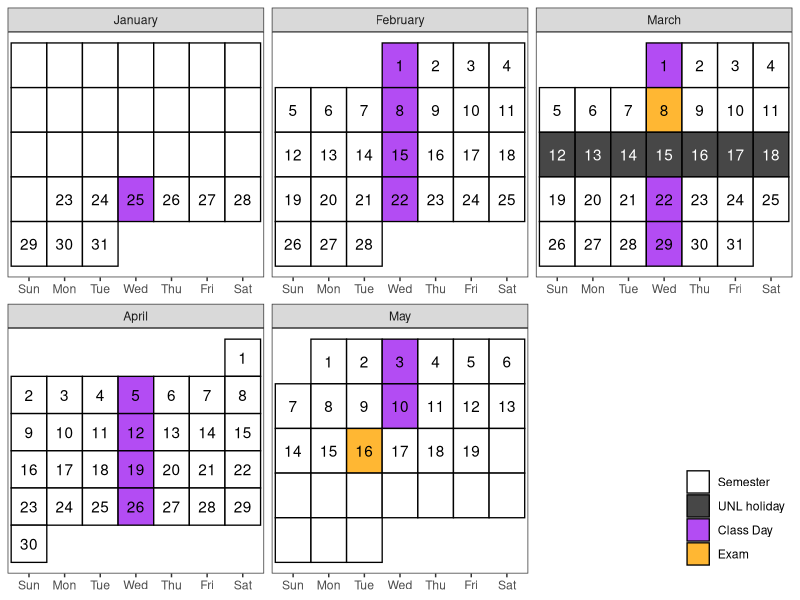

Source code (R):

library(tidyverse)
library(lubridate)

# Create a calendar for your syllabus ----
# Source: http://svmiller.com/blog/2020/08/a-ggplot-calendar-for-your-semester/

# 1) what is the first Monday of the semester?
# Any number of ways to identify dates in R, but we'll use {lubridate} and the ymd() function here.
# Format: YYYYMMDD. In this example, 4 January 2022.

# Weekday(s) of class
class_wdays <- c("Wed")

# Spring Break was 13 March 2022 to 20 March 2022.
not_here_dates <- c(
  # ymd("20220117"),
  # Spring Break
  seq(ymd(20230312),ymd(20230318), by=1))

# You can adjust this as you see fit. Basically: add assignment types (e.g. papers, quizzes).
# My intro class was fairly simple: just exams.
exam_dates <- c(ymd(20230308), ymd(20230516))

# What are the full dates of the semester? Here, I'll exclude exam week as I like to do.
# In this case: 6 January to 23 April
semester_dates <- seq(ymd(20230123), ymd(20230519), by=1)

exam_week <- seq(ymd(20230515), ymd(20230519), by = 1)

# Custom function for treating the first day of the month as the first week 
# of the month up until the first Sunday (unless Sunday was the start of the month)
wom <- function(date) {
  first <- wday(as.Date(paste(year(date),month(date),1,sep="-")))
  return((mday(date)+(first-2)) %/% 7+1)
}

# Create a data frame of dates, assign to Cal
Cal <- tibble(date = seq(ymd(20230101), ymd(20230530), by=1))  %>%
  mutate(mon = lubridate::month(date, label=T, abbr=F), # get month label
         wkdy = weekdays(date, abbreviate=T), # get weekday label
         wkdy = fct_relevel(wkdy, "Sun", "Mon", "Tue", "Wed", "Thu","Fri","Sat"), # make sure Sunday comes first
         semester = date %in% semester_dates, # is date part of the semester?
         exams = date %in% exam_dates, # is it an exam?
         not_here = date %in% not_here_dates, # is it a day off?
         exam_wk = date %in% exam_week,
         day = lubridate::mday(date), # get day of month to add later as a label
         # Below: our custom wom() function
         week = wom(date))

# Create a category variable, for filling.
# I can probably make this a case_when(), but this will work.

Cal <- Cal %>%
  mutate(category = case_when(
    exams ~ "Exam",
    not_here ~ "UNL holiday",
    semester & wkdy %in% class_wdays & !not_here & !exam_wk ~ "Class Day",
    semester ~ "Semester",
    TRUE ~ "NA"
  ))
# mutate(category = NA,
#        category = ifelse(semester == 1, "Semester", category),
#        category = ifelse(semester == 1 & wkdy %in% c("Wed"), "Class Day", category),
#        category = ifelse(exams == 1, "Exams", category),
#        category = ifelse(is.na(category) | (semester == 1 & not_here == 1), "NA", category)) -> Cal 

class_cal <- Cal %>% 
  ggplot(.,aes(wkdy, week)) +
  theme_bw() +
  theme(panel.grid.major.x = element_blank(),
        legend.position = c(1, 0), legend.justification = c(1,0), legend.direction = "vertical", legend.title = element_blank(),
        axis.title.y = element_blank(), axis.title.x = element_blank(), axis.ticks.y = element_blank(), axis.text.y = element_blank()) +
  # geom_tile and facet_wrap will do all the heavy lifting
  geom_tile(alpha=0.8, aes(fill=category), color="black", linewidth=.45) +
  facet_wrap(~mon, scales = "free", ncol=3) +
  # fill in tiles to make it look more "calendary" (sic)
  geom_text(aes(label=day, color = semester&(!not_here))) +
  # put your y-axis down, flip it, and reverse it
  scale_y_reverse(breaks=NULL) +
  # manually fill scale colors to something you like...
  scale_color_manual(values = c("FALSE" = "white", "TRUE" = "black"), guide = "none") + 
  scale_fill_manual(values=c("Class Day"="purple", 
                             "Semester"="white",
                             "UNL holiday" = "grey10",
                             "NA" = "white", # I like these whited out...
                             "Exam"="orange"),
                    #... but also suppress a label for a non-class semester day
                    breaks=c("Semester", "UNL holiday", "Class Day","Exam"))
# class_cal

exam_days <- filter(Cal, category == "Exam") %>% 
  mutate(topic = c("Midterm", "Final"),
         time = c("In Class", "1-3 pm"))

class_days <- filter(Cal, category == "Class Day") %>%
  mutate(topic = c(
    "Getting Started", 
    "Scripts & Notebooks", 
    "Intro to Programming", 
    "Data Types", 
    "Data Structures", 
    "Control Structures", 
    "Functions", 
    "Working with Data", 
    "Data Cleaning", 
    "Strings", 
    "Data Transformations", 
    "Joins", 
    "Graphics", 
    "Version Control")) %>%
  bind_rows(exam_days) %>%
  arrange(date)
